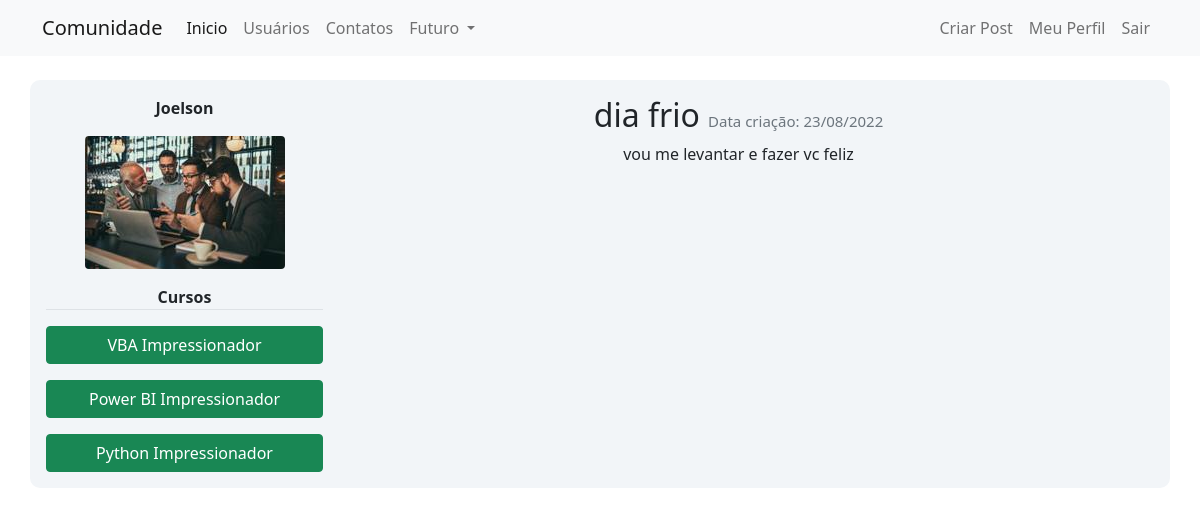
/post/4 (signed in), run on the app's committed database.
### comunidade/models.py (models this page shows)
class Usuario(database.Model, UserMixin):
    id = database.Column(database.Integer, primary_key=True)
    username = database.Column(database.String, nullable=False)
    email = database.Column(database.String, nullable=False, unique=True)
    senha = database.Column(database.String, nullable=False)
    foto_perfil = database.Column(database.String, default='default.jpg')
    posts = database.relationship('Post', backref='autor', lazy=True)
    cursos = database.Column(database.String, nullable=False, default='Não Informado')

class Post(database.Model):
    id = database.Column(database.Integer, primary_key=True)
    titulo = database.Column(database.String, nullable=False)
    corpo = database.Column(database.Text, nullable=False)
    data_criacao = database.Column(database.DateTime, nullable=False, default=datetime.utcnow)
    id_usuario = database.Column(database.Integer, database.ForeignKey('usuario.id'), nullable=False)

### comunidade/routes.py (the view)
@app.route('/post/<post_id>', methods=['GET', 'POST'])
@login_required
def exibir_post(post_id):
    post = Post.query.get(post_id)
    if current_user == post.autor:
        form = FormCriarPost()
        if request.method == 'GET':
            form.titulo.data = post.titulo
            form.corpo.data = post.corpo
        elif form.validate_on_submit():
            post.titulo = form.titulo.data
            post.corpo = form.corpo.data
            database.session.commit()
            flash('Post atualizado com sucesso', 'alert-success')
            return redirect(url_for('home'))
    else:
        form = None
    return render_template('post.html', post=post, form=form)

### comunidade/models.py (called while the page is built)
@login_manager.user_loader
def load_usuario(id_usuario):
    return Usuario.query.get(int(id_usuario))

### comunidade/templates/post.html (shortened to what this page needs)
{% extends 'base.html' %}
{% block body %}
    <main class="container mt-3">
        <section class="row mt-4 mb-3 p-3 meupost">
            <article class="col-3">
                <article class="text-center pb-3">
                    <strong>{{ post.autor.username }}</strong>
                </article>
                <figure class="image text-center">
                    <img src="{{ url_for('static', filename='fotos_perfil/{}'.format(post.autor.foto_perfil)) }}" class="rounded" width="200">
                </figure>
                <article class="row">
                    <strong class="border-bottom text-center">Cursos</strong>
                    {% for curso in post.autor.cursos.split(';') %}
                        <button type="button" class="btn btn-success mt-3" disable>{{ curso }}</button>
                    {% endfor %}
                </article>
            </article>
            <article class="col-9 text-center">
                <h2>
                    {{ post.titulo }}
                    <small class="data-criacao text-muted">
                        Data criação: {{ post.data_criacao.strftime('%d/%m/%Y') }}
                    </small>
                </h2>
                <p>{{ post.corpo }}</p>
            </article>
        </section>
    </main>
{% endblock %}

### comunidade/static/main.css (style rules this page uses)
.meupost { background: #f2f5f8; border-radius: 10px; }
.data-criacao { font-size:15px }

### data on the page
Usuario: autor.username "Joelson", foto_perfil (picture)
Post: titulo "dia frio", data_criacao "23/08/2022", corpo "vou me levantar e fazer vc feliz"

### other printed values
{{ curso }} "VBA Impressionador" "Power BI Impressionador" "Python Impressionador"
